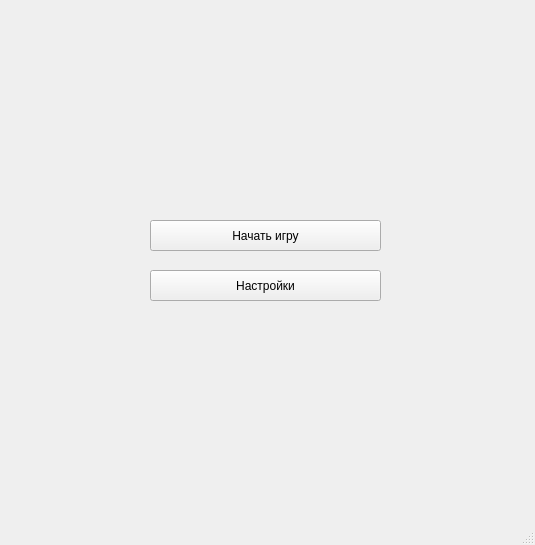
<?xml version="1.0" encoding="UTF-8"?>
<ui version="4.0">
 <class>MainWindow</class>
 <widget class="QMainWindow" name="MainWindow">
  <property name="enabled">
   <bool>true</bool>
  </property>
  <property name="geometry">
   <rect>
    <x>0</x>
    <y>0</y>
    <width>535</width>
    <height>545</height>
   </rect>
  </property>
  <property name="sizePolicy">
   <sizepolicy hsizetype="Minimum" vsizetype="Minimum">
    <horstretch>0</horstretch>
    <verstretch>0</verstretch>
   </sizepolicy>
  </property>
  <property name="minimumSize">
   <size>
    <width>535</width>
    <height>545</height>
   </size>
  </property>
  <property name="windowTitle">
   <string>MainWindow</string>
  </property>
  <widget class="QWidget" name="centralwidget">
   <widget class="QPushButton" name="StartGameButton">
    <property name="geometry">
     <rect>
      <x>150</x>
      <y>220</y>
      <width>231</width>
      <height>31</height>
     </rect>
    </property>
    <property name="text">
     <string>Начать игру</string>
    </property>
   </widget>
   <widget class="QPushButton" name="SettingsButton">
    <property name="geometry">
     <rect>
      <x>150</x>
      <y>270</y>
      <width>231</width>
      <height>31</height>
     </rect>
    </property>
    <property name="text">
     <string>Настройки</string>
    </property>
   </widget>
  </widget>
  <widget class="QMenuBar" name="menubar">
   <property name="geometry">
    <rect>
     <x>0</x>
     <y>0</y>
     <width>535</width>
     <height>20</height>
    </rect>
   </property>
  </widget>
  <widget class="QStatusBar" name="statusbar"/>
 </widget>
 <resources/>
 <connections/>
</ui>
